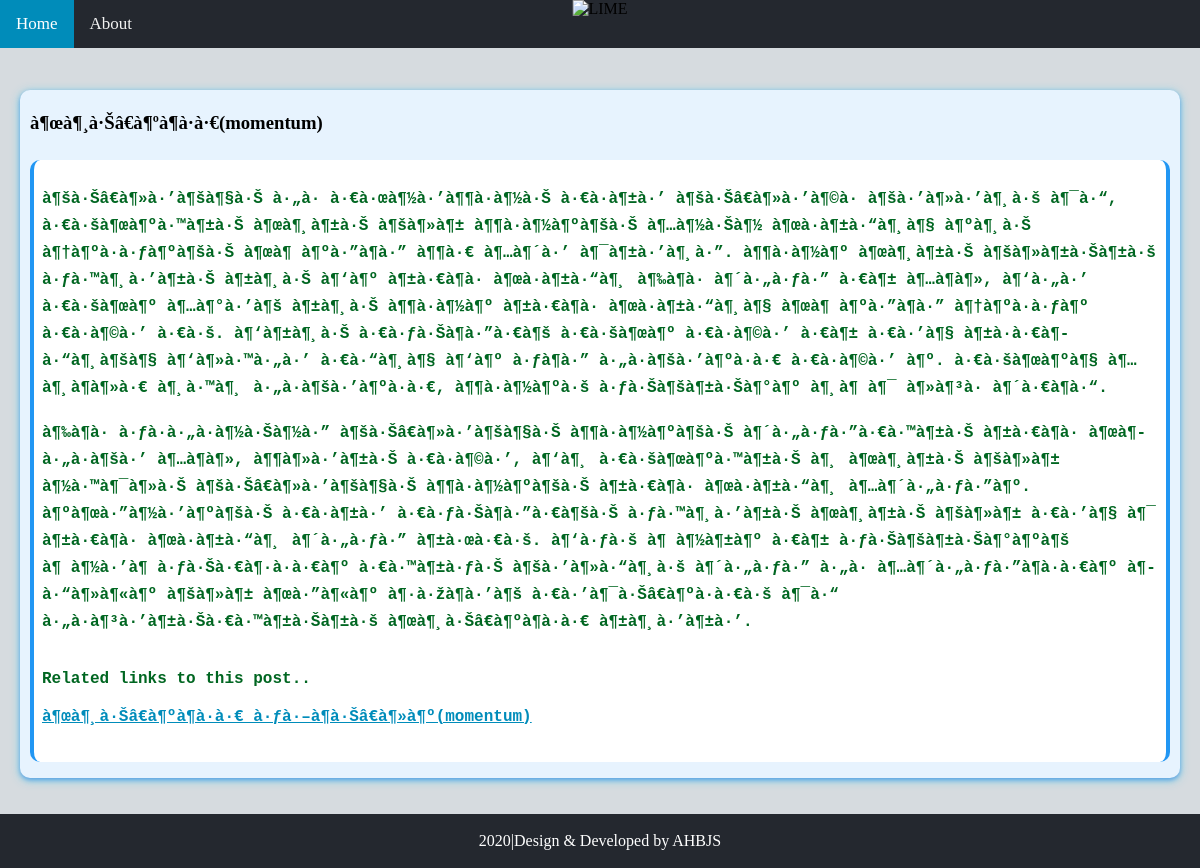
The page /cat/see/index.php?see=18 on the database its author committed.
### tables this page shows
CREATE TABLE `post` (
  `pid` int(200) NOT NULL,
  `cat` varchar(50) NOT NULL,
  `title` varchar(2128) NOT NULL,
  `post` longtext NOT NULL,
  `status` int(1) NOT NULL
);

CREATE TABLE `fomu` (
  `fid` varchar(255) NOT NULL,
  `title` varchar(1000) NOT NULL,
  `fomular` varchar(1500) NOT NULL,
  `des` varchar(1500) NOT NULL,
  `cat` varchar(50) NOT NULL,
  `status` int(1) NOT NULL
);

### cat/see/index.php (the view, shortened to what this page needs)
<?php
include("../../con.php");
if (isset($_GET['see'])) {
  $cat = $_GET['see'];
}
else{
  header('location:../../');
}
?>
<!DOCTYPE html>
<html>
<head>
	<link rel="stylesheet" type="text/css" href="../../style/navbar.css">
	<link rel="stylesheet" type="text/css" href="../../style/footer.css">
	<link rel="stylesheet" href="../../style/modal.css">
  <link rel="stylesheet" type="text/css" href="../cat.css">
  <link rel="stylesheet" href="https://cdnjs.cloudflare.com/ajax/libs/font-awesome/4.7.0/css/font-awesome.min.css">
</head>
<body>
<div class="fix">
  <div class="topnav" style="margin-bottom: 20px;">
    <a class="active" href="../../">Home</a>
    <a type="button" onclick="document.getElementById('id01').style.display='block'">About</a>
    <img src="../../img/lime.png" alt="LIME">
  </div>
</div>
<div class="row" id="row">
<?php
  $sql = "SELECT * FROM post WHERE pid='$cat'";
  $result = $con->query($sql);
  if ($result->num_rows>0) {
    while ($row = $result->fetch_assoc()) {
      echo '
        <div class="w3-example">
          <h3>'.$row['title'].'</h3>
          <div class="w3-code notranslate htmlHigh" style="padding: 8px 8px;">
          <span class="tagnamecolor" style="color:#006621;white-space: pre-line;font-weight: bold;">
            '.$row['post'].'
      ';
      $mn = "SELECT * FROM mention WHERE id='".$row['pid']."'";
      $resultm = $con->query($mn);
      if ($mr = $resultm->fetch_assoc() AND $result->num_rows>0) {
        $aa = explode(",", $mr['mention']);
        echo "<br><p><b>Related links to this post..</b></p>";
        foreach ($aa as $links) {
          $sql2 = "SELECT * FROM fomu WHERE fid='$links'";
          $result2 = $con->query($sql2);
          if ($rr = $result2->fetch_assoc()) {
            echo '<p style="margin-top: 5px;margin-bottom: 5px;"><a href="../see/?see='.$rr['fid'].'">'.$rr['title'].'</a></p>';
          }
        }
      }
      echo '
          </span>
           </div>
        </div>
      ';
    }
  }
?>
</div>
<?php include("../../footer.php"); ?>
</body>
</html>

### style/navbar.css (style rules this page uses)
.topnav { background-color: #24282F; overflow: hidden; position: -webkit-sticky; position: sticky; top: 0; }
.topnav a { float: left; color: #f2f2f2; text-align: center; padding: 14px 16px; text-decoration: none; font-size: 17px; }
.topnav a.active { background-color: #008CBA; color: white; }

### style/footer.css (style rules this page uses)
body { margin: 0; padding: 0px; background-color: #efefef; }

### style/modal.css (style rules this page uses)
img { vertical-align:middle }
a { color:inherit }
.w3-code,.w3-codespan { font-family:Consolas,"courier new";font-size:16px }
.w3-code { width:auto;background-color:#fff;padding:8px 12px;border-left:4px solid #4CAF50;word-wrap:break-word }
.w3-section,.w3-code { margin-top:16px!important;margin-bottom:16px!important }

### cat/cat.css (style rules this page uses)
* { box-sizing: border-box; }
body { background-color: #d6dbdf ; }
.fix { position: fixed; width: 100%; }
.topnav { position: initial; width: 100%; }
.row { padding: 20px; margin-bottom: 50px; }
.row:after { content: ""; display: table; clear: both; }
.topnav img { height: 100px; position: absolute; top: 0;left:50%; transform: translate(-50%, -0%); }

### cat/see/index.php (style rules this page uses)
.w3-example { padding: 8px 20px; margin: 24px -20px; box-shadow: none !important; border-radius: 10px; }
.w3-example { background-color: #e7f3fe; padding: 0.01em 10px; margin: 20px 0; box-shadow: 0 2px 4px 0 rgba(73, 144, 224, 0.71),0 2px 10px 0 rgba(75, 204, 239, 0.72) !important; margin-top: 70px; }
.w3-code { border-left: 4px solid #2196F3; border-right: 4px solid #2196F3; border-radius: 10px; }
.w3-code a:link, a:visited { color: #008CBA;; text-decoration: underline; cursor: pointer; }

### rows shown on the page
post: title "à¶œà¶¸à·Šâ€à¶ºà¶­à·à·€(momentum)", post "à¶šà·Šâ€à¶»à·’à¶šà¶§à·Š à·„à· à·€à·œà¶½à·’à¶¶à·à¶½à·Š à·€à·à¶±à·’ à¶šà·Šâ€à¶»à·’à¶©à· à¶šà·’à¶»à·’à¶¸à·š à¶¯à·“, à·€à·šà¶œà¶ºà·™à¶±à·Š à¶œà¶¸à¶±à·Š à¶šà¶»à¶± à¶¶à·à¶½à¶ºà¶šà·Š à¶…à¶½à·Šà¶½ à¶œà·à¶±à·“à¶¸à¶§ à¶ºà¶¸à·Š à¶†à¶ºà·à·ƒà¶ºà¶šà·Š à¶œà¶­ à¶ºà·”à¶­à·” à¶¶à·€ à¶…à¶´à·’ à¶¯à¶±à·’à¶¸à·”. à¶¶à·à¶½à¶º à¶œà¶¸à¶±à·Š à¶šà¶»à¶±à·Šà¶±à·š à·ƒà·™à¶¸à·’à¶±à·Š à¶±à¶¸à·Š à¶‘à¶º à¶±à·€à¶­à· à¶œà·à¶±à·“à¶¸ à¶‰à¶­à· à¶´à·„à·ƒà·” à·€à¶± à¶…à¶­à¶», à¶‘à·„à·’ à·€à·šà¶œà¶º à¶…à¶°à·’à¶š à¶±à¶¸à·Š à¶¶à·à¶½à¶º à¶±à·€à¶­à· à¶œà·à¶±à·“à¶¸à¶§ à¶œà¶­ à¶ºà·”à¶­à·” à¶†à¶ºà·à·ƒà¶º à·€à·à¶©à·’ à·€à·š. à¶‘à¶±à¶¸à·Š à·€à·ƒà·Šà¶­à·”à·€à¶š à·€à·šà¶œà¶º à·€à·à¶©à·’ à·€à¶± à·€à·’à¶§…"
fomu: title "à¶œà¶¸à·Šâ€à¶ºà¶­à·à·€ à·ƒà·–à¶­à·Šâ€à¶»à¶º(momentum)"
